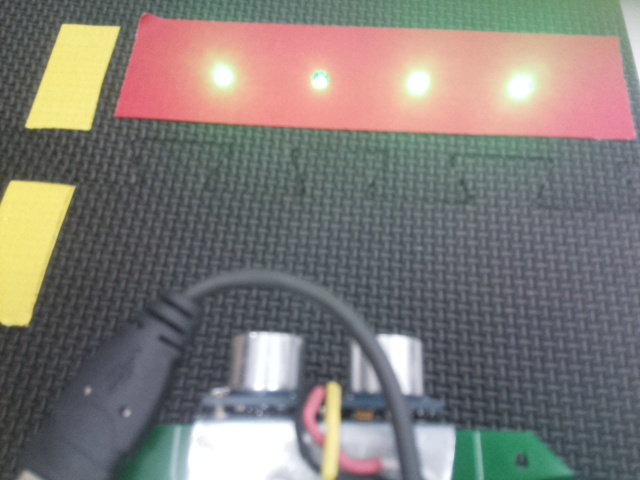
#> input picture Main/camera/imgs/orig1.jpg, 640 x 480 px
$ python detectGreen.py   (Python 2 division)
#> lines starting #> are read from the running program, lines starting #| are printed output that depends on the picture
import cv2
# [5 lines of commented-out code are left out]

red_seen = False
green_seen = False
image = cv2.imread("imgs/orig1.jpg")
#> image is the input picture: shape (480, 640, 3); mean B, G, R 119.3, 123.7, 128.7
#image = cv2.imread("orig1.jpg")
image = image[50:110,120:400]
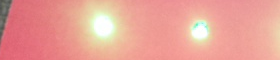
#> image: shape (60, 280, 3); mean B, G, R 150.9, 161.9, 233.2
cv2.imwrite("new.jpg",image)
#img = cv2.imread("new.jpg",0)
#width,height = cv2.GetSize(image)
height, width = image.shape[:2]
#> height = 60; width = 280
#print(str(height) + ',' + str(width))

def isRed(array):
    if(array[0] < 150 and array[1] < 150 and array[2] > 200):
        return True

def isGreen(array):
    if(array[0] > 200 and array[1] > 200 and array[2] > 200):
        return True

for y in range(height):
    for x in range(width):
        if(isRed(image[y,x])):
	    red_seen = True
	if(isGreen(image[y,x])):
	    green_seen = True

if(red_seen and green_seen):
    print("Both red and green seen")
    #continue with path planner model
if((red_seen) and (not green_seen)):
    print("Red was seen but no green")
    #stop
if((not red_seen) and (not green_seen)):
    print("Red and green not seen")
    #continue lane following

$ run again, with Main/camera/orig1.jpg copied over Main/camera/imgs/orig1.jpg
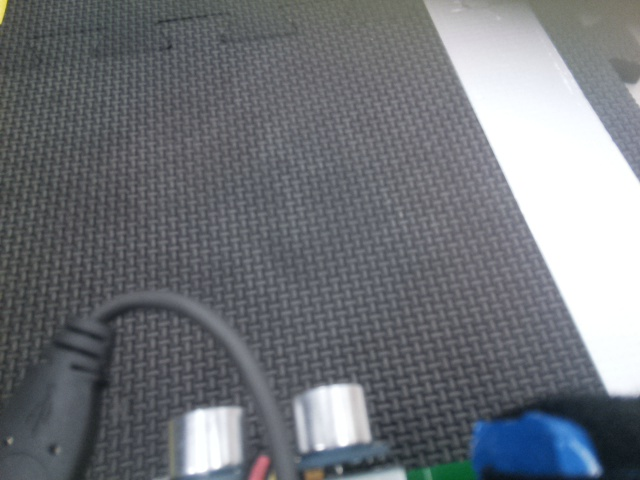
#> input picture Main/camera/orig1.jpg, 640 x 480 px
#> image is the input picture: shape (480, 640, 3); mean B, G, R 122, 116.4, 112.8
#> `image = image[50:110,120:400]`:
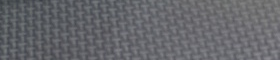
#> image: shape (60, 280, 3); mean B, G, R 107, 102.4, 101.3

$ run again, with Main/camera/imgs/crop1.jpg copied over Main/camera/imgs/orig1.jpg
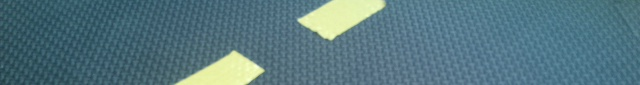
#> input picture Main/camera/imgs/crop1.jpg, 640 x 85 px
#> image is the input picture: shape (85, 640, 3); mean B, G, R 127.8, 118.3, 85.2
#> `image = image[50:110,120:400]`:
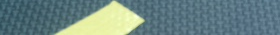
#> image: shape (35, 280, 3); mean B, G, R 131, 132.4, 107.1
